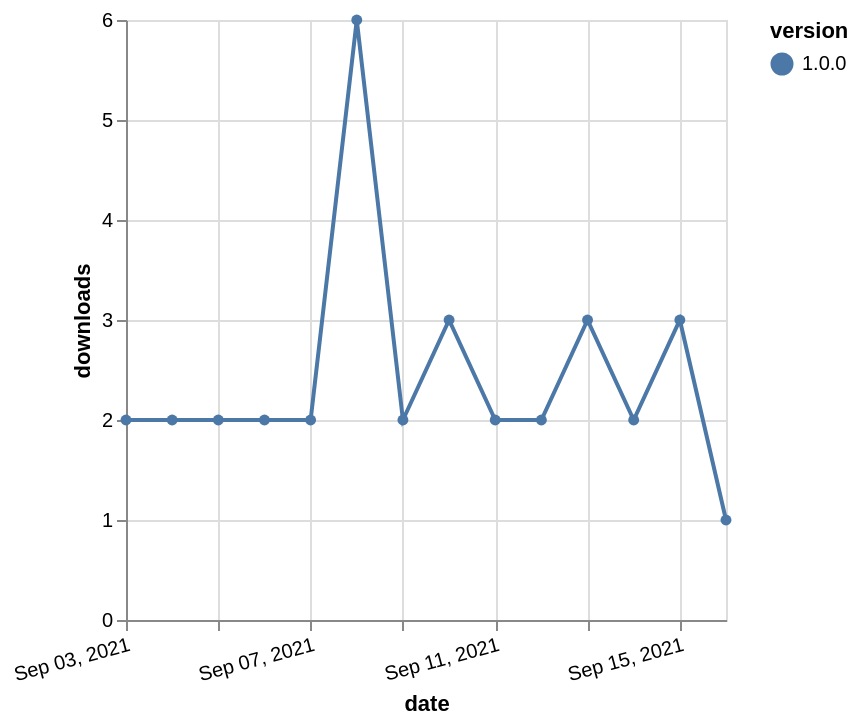

This figure's Vega-Lite source:
### Vega-Lite specification from a JSON file in a GitHub repository (floating-point values rounded to 4 significant figures)
{"$schema": "https://vega.github.io/schema/vega-lite/v5.json", "description": "A simple bar chart with embedded data.", "data": {"values": [{"date": "2021-09-03", "total": 2671, "delta": 2, "version": "1.0.0"}, {"date": "2021-09-04", "total": 2673, "delta": 2, "version": "1.0.0"}, {"date": "2021-09-05", "total": 2675, "delta": 2, "version": "1.0.0"}, {"date": "2021-09-06", "total": 2677, "delta": 2, "version": "1.0.0"}, {"date": "2021-09-07", "total": 2679, "delta": 2, "version": "1.0.0"}, {"date": "2021-09-08", "total": 2685, "delta": 6, "version": "1.0.0"}, {"date": "2021-09-09", "total": 2687, "delta": 2, "version": "1.0.0"}, {"date": "2021-09-10", "total": 2690, "delta": 3, "version": "1.0.0"}, {"date": "2021-09-11", "total": 2692, "delta": 2, "version": "1.0.0"}, {"date": "2021-09-12", "total": 2694, "delta": 2, "version": "1.0.0"}, {"date": "2021-09-13", "total": 2697, "delta": 3, "version": "1.0.0"}, {"date": "2021-09-14", "total": 2699, "delta": 2, "version": "1.0.0"}, {"date": "2021-09-15", "total": 2702, "delta": 3, "version": "1.0.0"}, {"date": "2021-09-16", "total": 2703, "delta": 1, "version": "1.0.0"}]}, "width": "container", "mark": {"type": "line", "point": {"filled": true}}, "encoding": {"x": {"field": "date", "type": "temporal", "timeUnit": "yearmonthdate", "title": "date", "axis": {"labelAngle": -15}}, "y": {"field": "delta", "type": "quantitative", "title": "downloads"}, "color": {"field": "version", "type": "nominal"}, "tooltip": {"field": "delta"}}}
